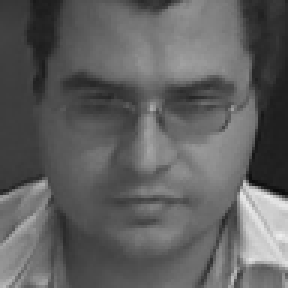
%> input picture test/img.pgm, 96 x 96 px (shown 3 times larger)
$ octave finalTest.m   (GNU Octave 9; MATLAB toolbox functions it lacks are replaced by stand-ins)
%> lines starting %> are read from the running program, lines starting %| are printed output that depends on the picture
### test/doubleonly/getRegions.m
function [ R ] = getRegions( img )
%GETREGIONS Return 4 regions of the image
%   The regions are stored in a matrix of ?:?:4 and returned

% Lecture de la taille de l'image
[height, width] = size(img);

Rwidth = width / 2;
Rheight = height / 2;

% On boucle sur les 4 Region
count = 1;
R = zeros(Rheight,Rwidth,4); % Pour de meilleur performance,
% pré-allocation et conversion en uint8 pour correspondre aux données
% de l'image
for j = 0:1
    for i = 0:1
        % B = imcrop(A,[xmin ymin width height]);
        % On prendra successivement la Region en haut à gauche, droite; en
        % bas à gauche, droite
        R(:,:,count) = imcrop(img, [i*Rwidth+(i*1) j*Rheight+(j*1) ...
            Rwidth Rheight]);
        count = count + 1;
    end
end

end

### test/doubleonly/getPatches.m
function [ patches ] = getPatches( img, pSize, overflow )
%GETPATCHES Return a matrix where each column is a patche of img
%   img is the image to be cut in patches
%   pSize is the size of patches (they are squares)
%   overflowSize is the number of pixels of 'overflow'
%
%   Each patches is stored in one column the size of pSize, and each column
%   is ordered as follow:
%   From the upper left (column 1) of the image to the right and lower
%   (column N)

if nargin == 2
    % The user did not want to have an overflowSize
    overflow = 0;
end

if overflow >= pSize
    error('The overflow cannot be equal or superior to pSize')
end

% Image carré avec patch carré
% On calcul le nombre de fois que l'on doit boucler
% On met l'overflow sur l'axe des abscisses
[RHeight, RWidth] = size(img);

nbrCtemp = RWidth / (pSize-overflow);
nbrC = uint32(nbrCtemp);
% Pour être sûr d'arrondir au supérieur
if mod(nbrC,1) ~= 0 && mod(nbrC,1) < 0.5
    nbrC = nbrC + 1;
end

nbrRtemp = RHeight / pSize;
nbrR = uint32(nbrRtemp);
% Pour être sûr d'arrondir au supérieur
if mod(nbrR,1) ~= 0 && mod(nbrR,1) < 0.5
    nbrR = nbrR + 1;
end

patches = zeros(pSize*pSize,nbrR*nbrC);
count = 1;
for i = 1:nbrR
    for j = 1:nbrC
        x=1+(j-1)*(pSize-overflow);
        y=1+(i-1)*pSize;
        % Reshape so it is only in one column
        % Reshape store one colum after another
        patch = imcrop(img, [x y pSize-1 pSize-1]);
        [pHeight, pWidth] = size(patch);
        if pHeight ~= pSize
            missHeight = pSize-pHeight;
            missing = flipud(imcrop(img, [x RHeight-missHeight pSize-1 missHeight-1])); %flipud -> mirroring up->down
            patch = [patch missing];
        end
        if pWidth ~= pSize
            missWidth = pSize-pWidth;
            missing = fliplr(imcrop(img, [RWidth-missWidth y missWidth-1 pSize-1])); %fliplr -> mirroring left-right
            patch = [patch missing];
        end
        patches(:,count) = reshape(patch, [pSize*pSize 1]);
        count = count + 1;
    end
end

end

### test/doubleonly/getImgFromPatches.m
function [ img ] = getImgFromPatches( patches, Rsize, overflow )
%GETIMGFROMPATCHES Return the image from the matrix containing patches
%   patches array containing patches, each column contains a single patche
%   pSize is the size of patches (they are squares)
%   overflow is the number of pixels of 'overflow'

if nargin == 2
    % The user did not want to have an overflowSize
    overflow = 0;
end

[vSize, nbrPatches] = size(patches);
pSize = sqrt(vSize);
RHeight = Rsize(1,1);
RWidth = Rsize(1,2);
img = zeros(RHeight,RWidth);

nbrCtemp = RWidth / (pSize-overflow);
nbrC = uint32(nbrCtemp);
% Pour 阾re s鹯 d'arrondir au sup閞ieur
if mod(nbrC,1) ~= 0 && mod(nbrC,1) < 0.5
    nbrC = nbrC + 1;
end

nbrRtemp = RHeight / pSize;
nbrR = uint32(nbrRtemp);
% Pour 阾re s鹯 d'arrondir au sup閞ieur
if mod(nbrR,1) ~= 0 && mod(nbrR,1) < 0.5
    nbrR = nbrR + 1;
end

count = 1;
for i = 1:nbrR
    for j = 1:nbrC
        x=1+(j-1)*(pSize-overflow);
        y=1+(i-1)*pSize;
        % Reshape so it is only in one column
        % Reshape store one colum after another
        index = (i-1)*nbrC+j;
        img(y:y+pSize-1,x:x+pSize-1) = reshape(patches(:,index), [pSize pSize]);
        count = count + 1;
    end
end

end

### test/finalTest.m
%%%%%%%%%%%%%%%%%%%%%%%%%%%%%%%%%%%%%%%%%%%%%%%%%%%%%%%%%%%%%
% Algorithme de test
clear variables
close all
clc
img = imread('img.pgm');
%> img is the input picture: size 96x96 uint8; min 11, max 237, mean 96
%img = imread('cameraman.tif');
if size(img,3)==3 % Convertion en nuance de gris si RGB avant
   img = rgb2gray(img);
end
regions = getRegions(img);
%> after the loop in getRegions, `for j = 0:1`:
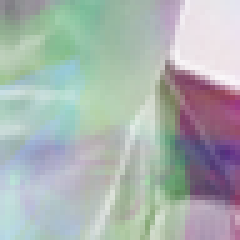
%> R: size 48x48x4 double (shown 5 times larger); mean R, G, B, A 75.8, 96.5, 91.5, 120.2; transparent parts drawn white
%> after the loop in getRegions, `for j = 0:1`: count = 5
R = regions(:,:,1);
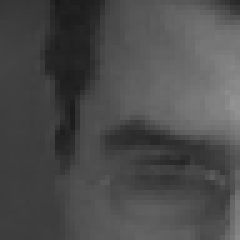
%> R: size 48x48 double (shown 5 times larger); min 25, max 147, mean 75.8

%%%%%%%%%%%%%%%%%%%%%%%%%%%%%%%%%%%%%%%%%%%%%%%%%%%%%%%%%%%%%
%                VARIABLES
%
pSize = 8;
overflow = 3;
%%%%%%%%%%%%%%%%%%%%%%%%%%%%%%%%%%%%%%%%%%%%%%%%%%%%%%%%%%%%%

patches = getPatches(R, pSize, overflow);
%> after the loop in getPatches, `for i = 1:nbrR`:
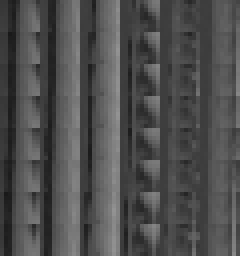
%> patches: size 64x60 double (shown 4 times larger); min 25, max 147, mean 78
%> after the loop in getPatches, `for i = 1:nbrR`: count = 61; missWidth = 5; missing = [101 69 62 65 66; 102 78 62 67 67; 105 86 68 68 68; 105 87 73 72 71; 110 81 83 78 76; 112 92 81 79 80; 112 100 82 81 79; 118 106 93 83 78]
imgF = getImgFromPatches(patches, size(R), overflow);
%> after the loop in getImgFromPatches, `for i = 1:nbrR`:
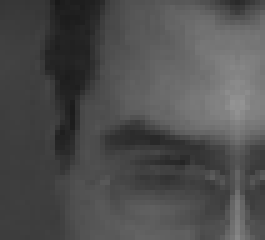
%> img: size 48x53 double (shown 5 times larger); min 25, max 147, mean 78
imshow(imgF)

$ run again, with test/01.pgm copied over test/img.pgm
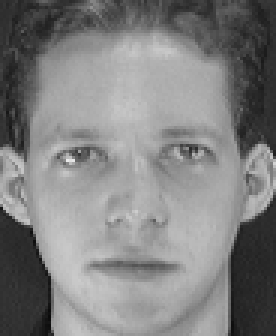
%> input picture test/01.pgm, 92 x 112 px (shown 3 times larger)
%> img is the input picture: size 112x92 uint8; min 11, max 234, mean 128.3
%> after the loop in getRegions, `for j = 0:1`: count = 5
%> after the loop in getPatches, `for i = 1:nbrR`:
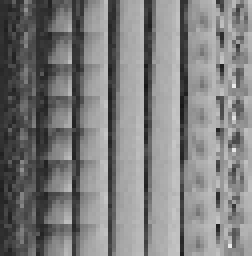
%> patches: size 64x63 double (shown 4 times larger); min 23, max 234, mean 126.5
%> after the loop in getPatches, `for i = 1:nbrR`: count = 64; missWidth = 2; missing = [182 179; 181 175; 181 170; 182 166; 179 163; 172 161; 174 164; 172 161]
%> after the loop in getImgFromPatches, `for i = 1:nbrR`:
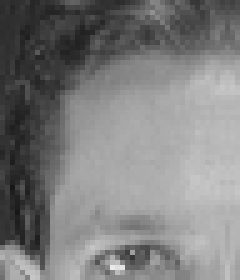
%> img: size 56x48 double (shown 5 times larger); min 23, max 234, mean 125.7
